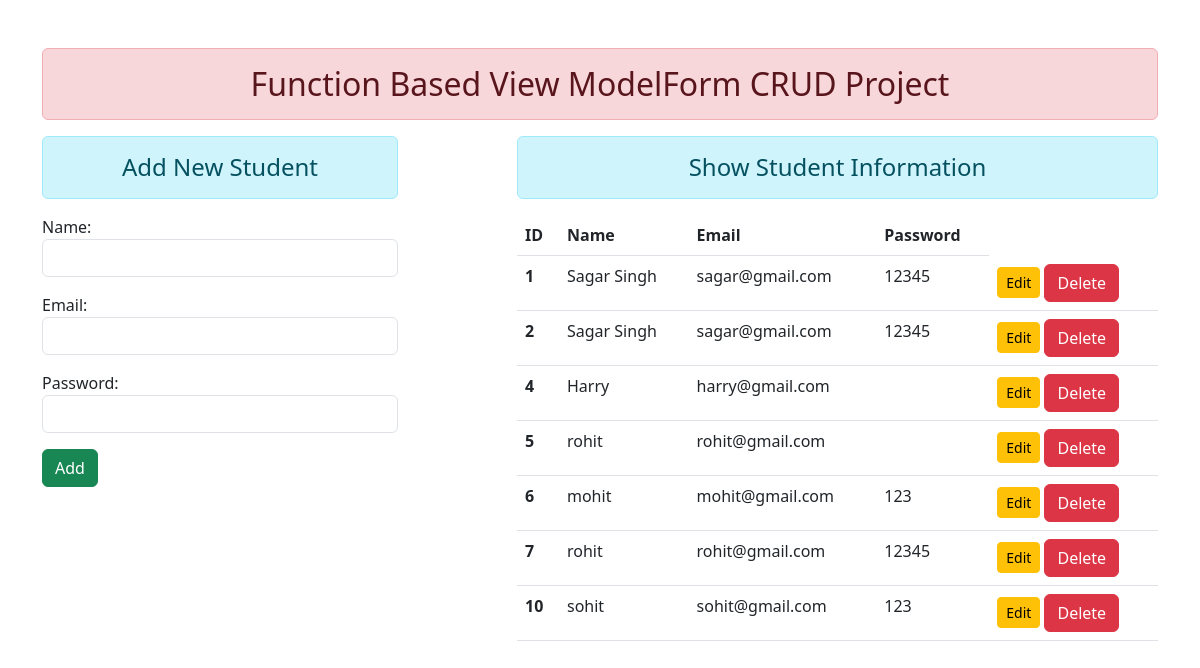
The page / on the database its author committed.
### enroll/models.py (models this page shows)
class User(models.Model):
    name = models.CharField(max_length=70)
    email = models.CharField(max_length=70)
    password = models.CharField(max_length=70)

### enroll/views.py (the view)
# urls.py: path('', views.add_show, name="addandshow"),
def add_show(request):
    if request.method == 'POST':
        fm = StudentRegistration(request.POST)
        if fm.is_valid():
            nm = fm.cleaned_data['name']
            em = fm.cleaned_data['email']
            pw = fm.cleaned_data['password']
            reg = User(name=nm, email=em, password=pw)
            reg.save()
            fm = StudentRegistration()
    else:
        fm = StudentRegistration()
    stud = User.objects.all()
    return render(request, 'enroll/addandshow.html', {'form':fm, 'stu':stud})

### enroll/forms.py
class StudentRegistration(forms.ModelForm):
    class Meta:
        model = User
        fields = ['name','email', 'password']
        widgets = {
            'name': forms.TextInput(attrs={'class':'form-control'}),
            'email': forms.EmailInput(attrs={'class':'form-control'}),
            'password': forms.PasswordInput(render_value=True, attrs={'class':'form-control'}),
        }

### enroll/templates/enroll/addandshow.html (shortened to what this page needs)
{% extends 'enroll/base.html' %}
{% block content %}
<div class="row">
    <div class="col-sm-4">
        <h4 class="text-center alert alert-info">Add New Student</h4>
        <form action="" method="POST">
            {{form.as_p}}
            <input type="submit" class="btn btn-success" value="Add">
        </form>
    </div>
    <div class="col-sm-7 offset-1">
        <h4 class="text-center alert alert-info">Show Student Information</h4>
        {% if stu %}
        <table class="table table-hover">
            <thead>
                <tr>
                    <th scope="col">ID</th>
                    <th scope="col">Name</th>
                    <th scope="col">Email</th>
                    <th scope="col">Password</th>
                </tr>
            </thead>
            <tbody>
                {% for st in stu %}
                <tr>
                    <th scope="row">{{st.id}}</th>
                    <td scope="col">{{st.name}}</td>
                    <td scope="col">{{st.email}}</td>
                    <td scope="col">{{st.password}}</td>
                    <td>
                        <a href="{% url 'updatedata' st.id %}" class="btn btn-warning btn-sm">Edit</a>
                        <form action="{% url 'deletedata' st.id %}" method="post" class="d-inline">
                            <input type="submit" class="btn btn-danger" value="Delete">
                        </form>
                    </td>
                </tr>
                {% endfor %}
            </tbody>
        {% else %}
        <h4 class="text-center alert alert-warning">No Records</h4>
        {% endif %}
    </div>
</div>
{% endblock content %}

### enroll/templates/enroll/base.html (shortened to what this page needs)
<!doctype html>
<html lang="en">
  <head>
    <link href="https://cdn.jsdelivr.net/npm/bootstrap@5.3.0-alpha1/dist/css/bootstrap.min.css" rel="stylesheet">
  </head>
  <body>
    <div class="container mt-5">
        <h2 class="text-center alert alert-danger">Function Based View ModelForm CRUD Project</h2>
        {% block content %} {% endblock content %}
    </div>
  </body>
</html>

### rows shown on the page
User: id "1", name "Sagar Singh", email "sagar@gmail.com", password "12345"
User: id "2", name "Sagar Singh", email "sagar@gmail.com", password "12345"
User: id "4", name "Harry", email "harry@gmail.com"
User: id "5", name "rohit", email "rohit@gmail.com"
User: id "6", name "mohit", email "mohit@gmail.com", password "123"
User: id "7", name "rohit", email "rohit@gmail.com", password "12345"
User: id "10", name "sohit", email "sohit@gmail.com", password "123"
